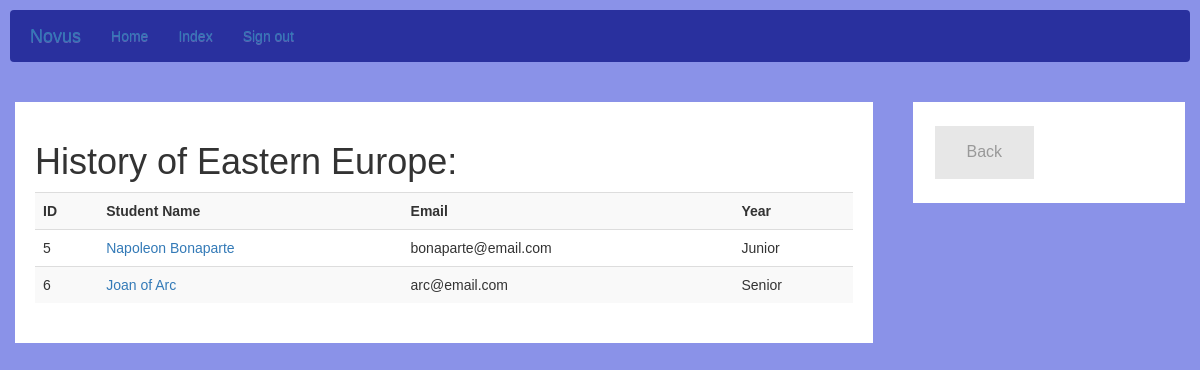
/course/roster/5 (signed in), run on the app's committed database.
### models.py (models this page shows, shortened)
class Course (db.Model):
    __tablename__= "courses"
    id = db.Column(db.Integer, primary_key=True)
    uniqueid = db.Column(db.String(5), index=True)
    name = db.Column(db.String(120), index=True, unique=False)
    subject = db.Column(db.String(64), index=True)
    number = db.Column(db.String(8), index=True)
    day = db.Column(db.String(10), index=True)
    start_time = db.Column(db.String(4), index=True)
    end_time = db.Column(db.String(4), index=True)
    professor_id = Column(Integer, ForeignKey('professors.id'))
    posts = relationship("Post", backref="courses")
    assignments = relationship("Assignment", backref="courses")
    students = relationship("Student", secondary=class_registration_table, back_populates="courses")

class User(db.Model, UserMixin):
    __tablename__="users"
    id = db.Column(db.Integer, primary_key=True)
    uniqueid = db.Column(db.String(5), index=True)
    name = db.Column(db.String(120), index=True, unique=False)
    gender = db.Column(db.String(6), index=True)
    email = db.Column(db.String(120), index=True)
    phone = db.Column(db.String(120), index=True)
    birthday = db.Column(db.String(120), index=True)
    active = db.Column(db.Boolean())
    roles = relationship("Role", secondary="user_roles")
    password = db.Column(db.String(128))
    type = db.Column(db.String(15))

class Student(User, db.Model):
    __tablename__= "students"
    id = db.Column(db.Integer, ForeignKey('users.id'), primary_key=True)
    year = db.Column(db.String(10), index=True)
    major = db.Column(db.String(120), index=True)
    courses = relationship("Course", secondary=class_registration_table, back_populates="students")
    submissions = relationship("Submission", backref="students")
    posts = relationship("Post", backref="students")

class User(db.Model, UserMixin):
    __tablename__="users"
    id = db.Column(db.Integer, primary_key=True)
    uniqueid = db.Column(db.String(5), index=True)
    name = db.Column(db.String(120), index=True, unique=False)
    gender = db.Column(db.String(6), index=True)
    email = db.Column(db.String(120), index=True)
    phone = db.Column(db.String(120), index=True)
    birthday = db.Column(db.String(120), index=True)
    active = db.Column(db.Boolean())
    roles = relationship("Role", secondary="user_roles")
    password = db.Column(db.String(128))
    type = db.Column(db.String(15))

### app.py (the view)
@app.route('/course/roster/<int:id>')
@login_required
def student_course_roster(id):
    course = Course.query.get(id)
    students = course.students
    return render_template('course_roster.html', course=course, students=students)

### templates/course_roster.html
{% extends 'layout.html' %}
{% block head %}
        <link rel="stylesheet" href="//maxcdn.bootstrapcdn.com/bootstrap/3.2.0/css/bootstrap.min.css">
        <link rel="stylesheet" href="//maxcdn.bootstrapcdn.com/bootstrap/3.2.0/css/bootstrap-theme.min.css">
        <link rel="stylesheet" type="text/css" href="/static/css/roster.css">
{% endblock %}
{% block app_content %}
<div class="row">
  <div class="leftcolumn">
    <div class="card" id="opt">
      <h1>{{course.name}}: </h1>
      <div style="text-align:center">
        <table class="table table-striped" >
          <tr>
            <th>ID</th>
            <th>Student Name</th>
            <th>Email</th>
            <th>Year</th>
          </tr>
          {% for student in students %}
          <tr class="text-left">
            <td>{{student.id}}</td>
            <td><a href="{{ url_for('details', type='Student', id=student.id) }}">{{student.name}}</a></td>
            <td>{{student.email}}</td>
            <td>{{student.year}}</td>
          </tr>
          {% endfor %}
        </table>
      </div>
    </div>
  </div>
  <div class="rightcolumn">
    <div class="card">
      <a href="{{ url_for('details', type='Course', id=course.id) }}" class="button">
        Back
      </a>
    </div>
  </div>
</div>
{% endblock %}

### static/css/roster.css (style rules this page uses)
* { box-sizing: border-box; }
body { font-family: Arial; padding: 10px; background: #8a92e8; }
.leftcolumn { float: left; width: 75%; background-color: #8a92e8; padding-right: 20px; }
.button { background-color: #e7e7e7; border: none; color: #999999; padding: 15px 32px; text-align: center; text-decoration: none; display: inline-block; font-size: 16px; margin: 4px 2px; cursor: pointer; }
.rightcolumn { float: right; width: 25%; background-color: #8a92e8; padding-left: 20px; }
.card { background-color: white; padding: 20px; margin-top: 20px; }
.row:after { content: ""; display: table; clear: both; }

### data on the page
Course: name "History of Eastern Europe"
Student: id "5", name "Napoleon Bonaparte", email "bonaparte@email.com", year "Junior"
Student: id "6", name "Joan of Arc", email "arc@email.com", year "Senior"
